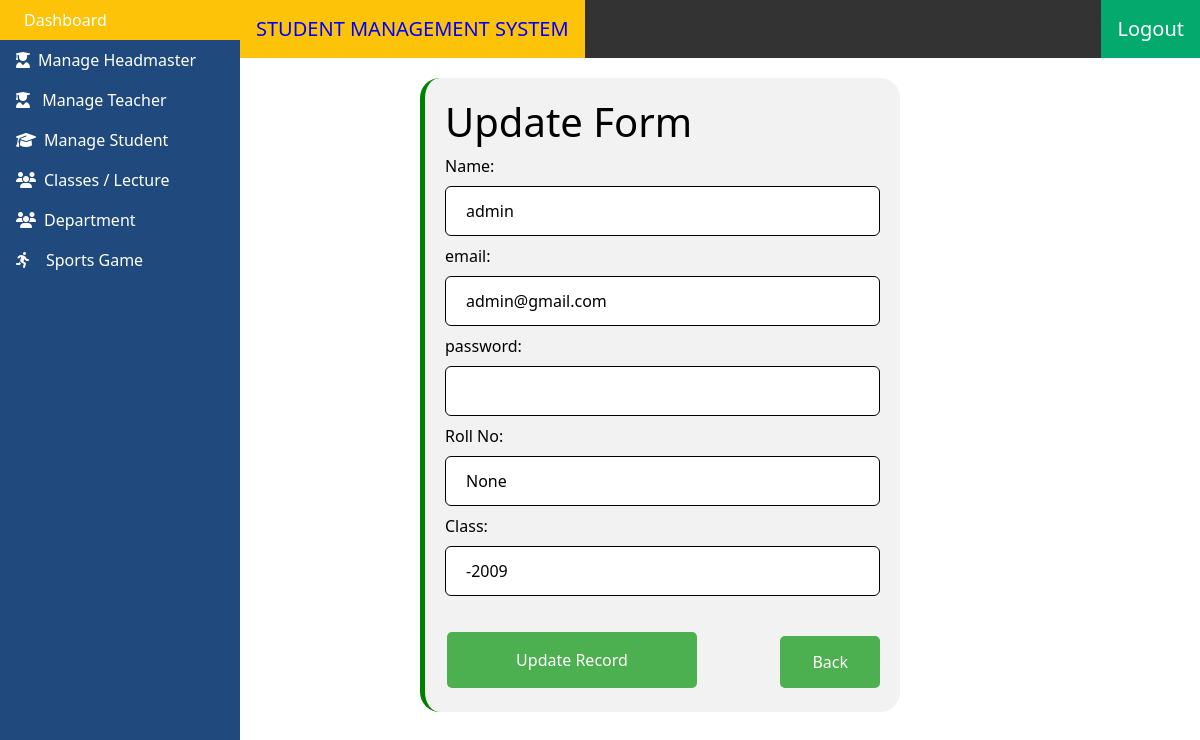
/supdate/1/ (signed in), run on the app's committed database.
### testapp/models.py (models this page shows)
class User(AbstractBaseUser, PermissionsMixin):
    email = models.EmailField(max_length=254, unique=True)
    name = models.CharField(max_length=254, null=True, blank=True)
    post = models.CharField(max_length=254, null=True, blank=True)
    roll_no=models.CharField(max_length=254, null=True, blank=True)
    Class=models.IntegerField(null=True, blank=True)
    is_staff = models.BooleanField(default=False)
    is_superuser = models.BooleanField(default=False)
    is_active = models.BooleanField(default=True)
    last_login = models.DateTimeField(null=True, blank=True)
    date_joined = models.DateTimeField(auto_now_add=True)
    is_headmaster=models.BooleanField(default=False)
    is_teacher = models.BooleanField(default=False)
    is_student = models.BooleanField(default=False)
    USERNAME_FIELD = 'email'
    EMAIL_FIELD = 'email'
    REQUIRED_FIELDS = ['name']
    objects = UserManager()

### testapp/views.py (the view, shortened to what this page needs)
# urls.py: url(r'^supdate/(?P<id>\d+)/$',views.supdate_view,name='supdate'),
def supdate_view(request,id):
    user=User.objects.get(id=id)
    if request.user.is_authenticated and (request.user.is_superuser or request.user.is_headmaster):
        head=request.user.is_headmaster
        super=request.user.is_superuser
        return render(request,'testapp/supdate.html',{'user':user,'super':super,'head':head})

### templates/testapp/supdate.html (shortened to what this page needs)
{% extends 'testapp/base.html' %}
{% block content %}
<div class="panel">
  {%if super or head %}
        <ul>
          <li><a class="active" href="#home">&ensp;Dashboard</a></li>
          {%if super%}
            <li><a href="{% url 'Mheadmaster' %}"><i class="fas fa-user-graduate"></i>&ensp;Manage Headmaster</a>
          {%endif%}
          <li><a href="{% url 'Mteacher' %}"><i class="fas fa-user-graduate"></i>&ensp;&nbsp;Manage Teacher</a></li>
          <li><a href="{% url 'Mstudent' %}"><i class="fas fa-graduation-cap"></i>&ensp;Manage Student</a></li>
          <li><a href="{% url 'Mclassl' %}"><i class="fas fa-users"></i>&ensp;Classes / Lecture</a></li>
            <li><a href="{%url 'department' %}"><i class="fas fa-users"></i>&ensp;Department</a></li>
            <li><a href="{% url 'Msports' %}"><i class="fas fa-running"></i>&emsp;Sports Game</a></li>
        </ul>
  {%endif%}
  <div class="divul">
       <a style="font-size:20px; color:blue;background-color: #fcc308;">STUDENT MANAGEMENT SYSTEM</a>
       {%if login%}
        <a class="active" href="{%url 'login'%}" style="float:right;font-size:20px;">Login</a>
        {%else%}
          <a class="active" href="{%url 'logout'%}" style="float:right;font-size:20px;">Logout</a>
        {%endif%}
  </div>
</div>
<div class="container" style="margin-top:20px;">
    <h1> Update Form</h1>
     <form  method="post">
      Name:<input type="text" name="name" value="{{user.name}}">
      email:<input type="text" name="email" value="{{user.email}}">
      password:<input type="password" name="password" value="">
      Roll No:<input type="text" name="roll_no" value="{{user.roll_no}}">
      Class:<input type="text" name="Class" value="{{user.Class}}"><br><br>
      <input type="submit" value="Update Record">
       <a href="{%url 'Mstudent'%}">Back</a>
     </form>
</div>
 {% endblock %}

### templates/testapp/base.html (style rules this page uses)
input[type=text],input[type=number] { width: 100%; padding: 12px 20px; margin: 8px 0; box-sizing: border-box; border: 1px solid black; border-radius:6px; }
.container { margin-top: 100px; margin-left: 35%; border-left: 5px solid green; border-radius: 20px; background-color: #f2f2f2; padding: 20px; width: 40%; }
.container input[type=email],.container input[type=text],.container input[type=password],.tcontainer input[type=password] { width: 100%; padding: 12px 20px; margin: 8px 0; box-sizing: border-box; border: 1px solid black; border-radius:6px; color: black; }
.container input[type=submit],.tcontainer input[type=submit] { background-color: #4CAF50; border: none; color: white;width: 250px; padding: 16px 32px; margin: 4px 2px;border-radius: 5px; }
.container a,.tcontainer a { background-color: #4CAF50; border: none; color: white; padding: 14px 32px; margin-left: 30px; text-decoration: none; border-radius: 5px; float: right; margin-top: 8px; }
body { margin: 0; color:black; }
ul { list-style-type: none; margin: 0; padding: 0; width: 20%; background-color: #204a7d; position: fixed; height: 100%; overflow: auto; }
li a { display: block; color: white; padding: 8px 16px; text-decoration: none; }
li a.active,.divul a.active { background-color: #04AA6D; color: white; }
li a:hover:not(.active) ,button:hover,.divul a:hover, { background-color: #fcc308; color: white; }
.divul { margin-left: 20%; margin-top: 0; list-style-type: none; overflow: hidden; background-color: #333; }
.divul a { display: block; color: white; text-align: center; padding: 14px 16px; text-decoration: none;float: left; }

### data on the page
User: name "admin", email "admin@gmail.com", roll_no "None", Class "-2009"
